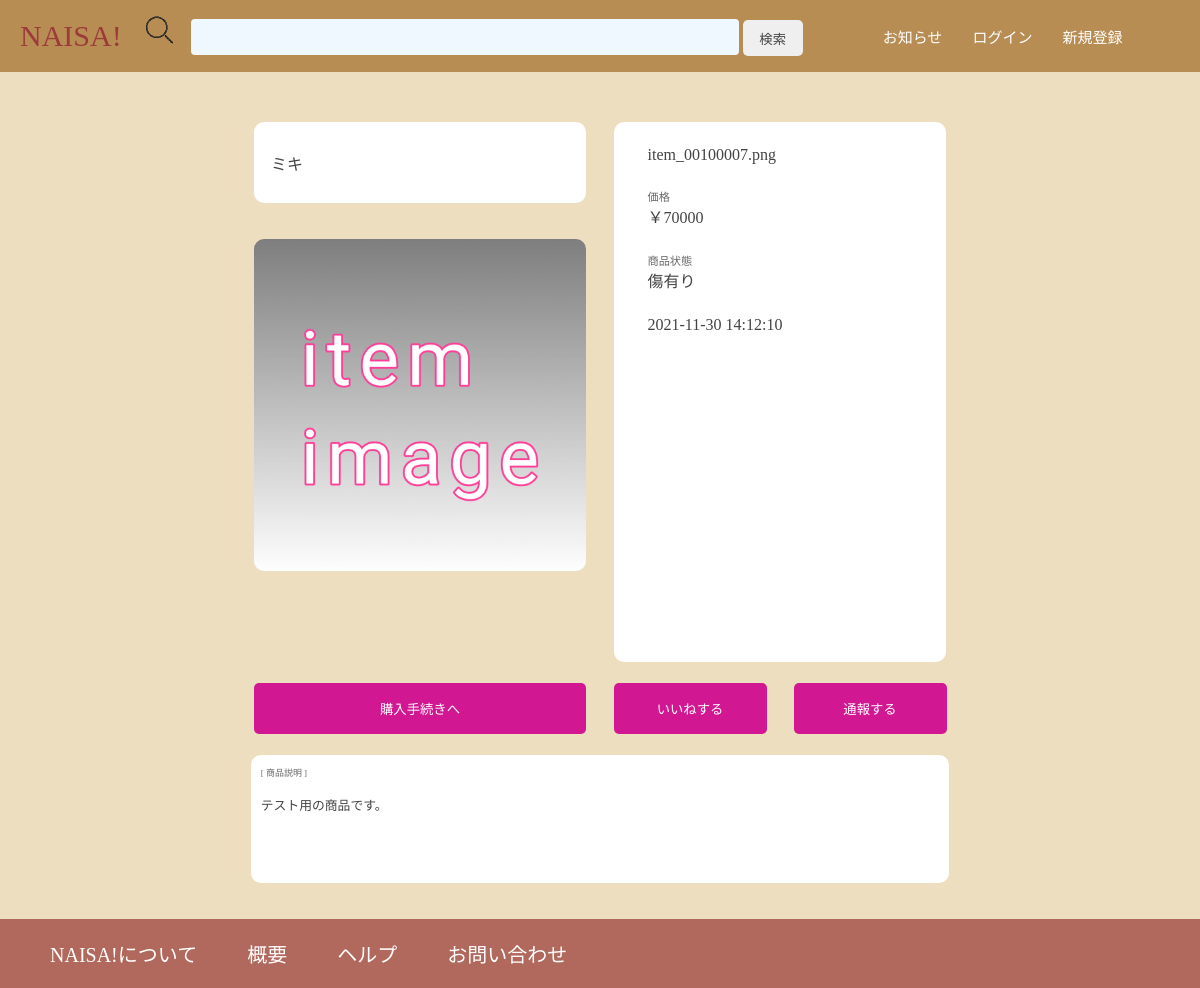
The app's page /item_detail.php?item_id=70, older data.
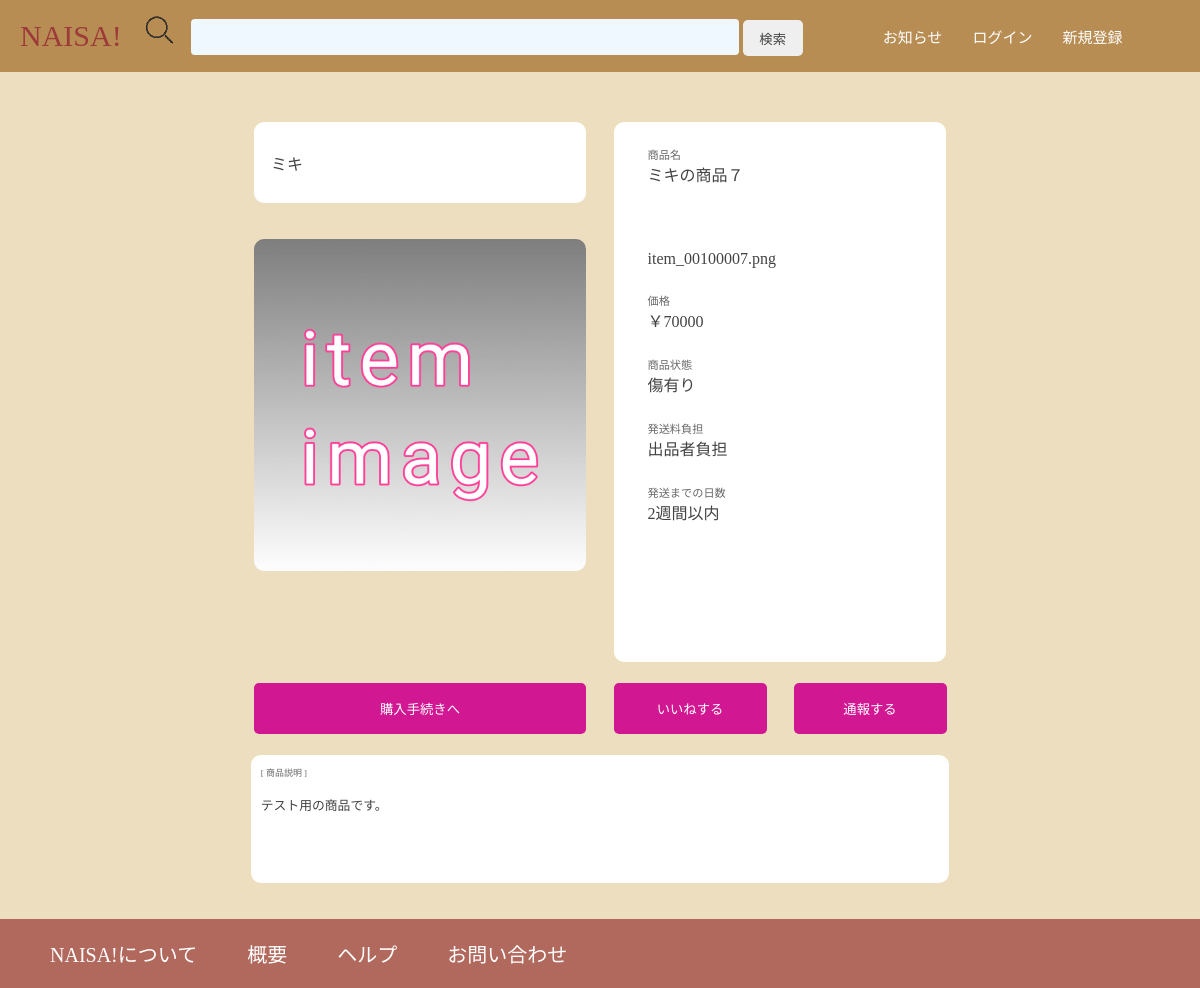
The same page, newer data.
### tables this page shows
CREATE TABLE `user` (
    `id` INT PRIMARY KEY AUTO_INCREMENT,
    `name` VARCHAR(50) NOT NULL,
    `name_read` VARCHAR(150) NOT NULL, 
    `nick_name` VARCHAR(50) NOT NULL,
    `mail` VARCHAR(50) NOT NULL UNIQUE,
    `pass` CHAR(60) NOT NULL, 
    `tel` VARCHAR(50) NOT NULL,
    `post` VARCHAR(50),
    `address` VARCHAR(80),
    `sale_count` INT DEFAULT 0,
    `penalty` INT DEFAULT 0,
    `created` DATETIME DEFAULT CURRENT_TIMESTAMP,
    `updated` DATETIME DEFAULT CURRENT_TIMESTAMP ON UPDATE CURRENT_TIMESTAMP,
    `deleted` DATETIME
);

CREATE TABLE `item` (
	`id` INT PRIMARY KEY AUTO_INCREMENT,
    `user_id` INT NOT NULL,
    `name` VARCHAR(50),
    `name_read` VARCHAR(120),
    `image` CHAR(17) NOT NULL,
    `price` INT,
    `quality` INT(1),
    `delivery_fee` INT(1) NOT NULL,
    `delivery_days` INT(1) NOT NULL,
    `description` TEXT,
    `comment_count` INT DEFAULT 0,
    `created` DATETIME DEFAULT CURRENT_TIMESTAMP,
    `updated` DATETIME DEFAULT CURRENT_TIMESTAMP ON UPDATE CURRENT_TIMESTAMP,
    `deleted` DATETIME,
    `start` DATETIME,
    FOREIGN KEY (`user_id`) REFERENCES `user`(`id`)
);

### src/Logic/Purchase_Logic.php (called while the page is built, shortened)
<?php
require_once 'Ex/Item_Ex.php';
require_once 'Ex/User_Ex.php';
require_once 'Ex/Comment_Ex.php';
class Purchase_Logic{
    public static function item_detail($id)
    {
        $item_ex = new Item_Ex();
        $user_ex = new User_Ex();
        $come_ex = new Comments_Ex();
        $item_data   = $item_ex->get_singul($id);
        $seller_data = $user_ex->get_singul($item_data['data']['user_id']);
        $item_come   = $come_ex->get_item_comment($id);
        return [
            'item' => $item_data['data'],
            'seller' => $seller_data['data'],
            'come' => $item_come
        ];
    }
}
?>

### src/Logic/Ex/DB_Function.php (called while the page is built, shortened)
<?php
class DB_function{
    private $sql = "";
    private $pdo;
    private $mainTableName;
    private $stats = 0;
    private $checks=[];
    function __construct($tableName)
    {
        $this->mainTableName = "{$tableName}";
    }
    public static function create ($tableName){
        return new DB_function($tableName);
    }
    function connect($dbName = 0,$dbHost = "localhost",$dbUser = "root",$dbPwd = ""){
        if($dbName != 0){
            $dbn = "mysql:dbname={$dbName};charset=utf8;port=3306;host={$dbHost}";
            $user = $dbUser;
            $pwd = $dbPwd;
            try {
                $this->pdo = new PDO($dbn, $user, $pwd);
                return $this;
            } catch (PDOException $e) {
                echo json_encode(["db error" => "{$e->getMessage()}"]);
                exit();
            }
        }
    }
    public function toSELECT ( $columnName=[], $tableName = NULL , $from_name = NULL) {
        $this->sql .= "SELECT ";
        if(is_array($tableName)){
            if(count($columnName)>0){
                for ($i=0; $i<count($columnName); $i++) {
                    if(preg_match('/[A-Z]/',$columnName[$i])){
                        $this->sql .= $columnName[$i];
                    }else{
                        $this->sql .= "`{$tableName[$i]}`.`" . $columnName[$i] . "`";
                    }
                    if (!($columnName[$i] === end($columnName))) {
                        $this->sql .= ",";
                    }
                }
            }else{
                $this->sql .= "*";
            }
        }else{
            if(count($columnName)>0){
                foreach ($columnName as $column) {
                    if(preg_match('/[A-Z]/',$column)){
                        $this->sql .= $column;
                    }else{
                        $this->sql .= "`" . $column . "`";
                    }
                    if (!($column === end($columnName))) {
                        $this->sql .= ",";
                    }
                }
            }else{
                $this->sql .= "*";
            }
        }
        if(isset($from_name)){
            $this->sql .= " FROM `".$from_name."`";
        }else if(isset($tableName)){
            if(is_array($tableName)){
                $this->sql .= " FROM `".$this->mainTableName."`";
            }else{
                $this->sql .= " FROM `".$tableName."`";
            }
        }else{
            $this->sql .= " FROM `".$this->mainTableName."`";
        }
        return $this;
    }
    public function toJOIN($tableName,$mainColumnName,$subColumnName){
        $this->sql .= " JOIN `{$tableName}` ON ";
        $this->sql .= "`{$this->mainTableName}`.`{$mainColumnName}` = ";
        $this->sql .= "`{$tableName}`.`{$subColumnName}` ";
        return $this;
    }
    public function toWHERE ($columnName,$cond,$checkVariable,$tableName=0){
        if($tableName == 0 ){
            if(strpos($cond,':') !== false){
                $checkVariable = str_replace(":",$checkVariable,$cond);
                $this->sql .= " WHERE `{$columnName}` LIKE :{$columnName}";
                $this->checks[$columnName] = $checkVariable;
            }else{
                $this->sql .= " WHERE `{$columnName}` {$cond} :{$columnName}";
                $this->checks[$columnName] = $checkVariable;
            }
        }else{
            if(strpos($cond,':') !== false){
                $checkVariable = str_replace(":",$checkVariable,$cond);
                $this->sql .= " WHERE `{$tableName}`.`{$columnName}` LIKE :{$columnName}";
                $this->checks[$columnName] = $checkVariable;
            }else{
                $this->sql .= " WHERE `{$tableName}`.`{$columnName}` {$cond} :{$columnName}";
                $this->checks[$columnName] = $checkVariable;
            }
        }
        return $this;
    }
    public function toAND ($columnName,$cond,$checkVariable,$tableName=0){
        if($tableName == 0 ){
            if(strpos($cond,':') !== false){
                $checkVariable = str_replace(":",$checkVariable,$cond);
                $this->sql .= " AND `{$columnName}` LIKE :{$columnName}";
                $this->checks[$columnName] = $checkVariable;
            }else{
                $this->sql .= " AND `{$columnName}` {$cond} :{$columnName}";
                $this->checks[$columnName] = $checkVariable;
            }
        }
        return $this;
    }
    public function toLIMIT($start_point,$limit=0){
        if($limit == 0){
            $this->sql .= " LIMIT {$start_point}";
        }else{
            $this->sql .= " LIMIT {$start_point} , {$limit}";
        }
        return $this;
    }
    public function toEXECUTE($mode = 0){
        try{
            $stmt = $this->pdo->prepare($this->sql);
            if(count($this->checks)>0){
                $names = array_keys($this->checks);
                $i=0;
                foreach($this->checks as $check){
                    $stmt->bindValue($names[$i++],$check);
                }
            }
            $stmt->execute();
            $this->sql = "";
            if($this->stats == 0){
                if($mode == 0){
                    $mode_commit = $stmt->fetchAll(PDO::FETCH_ASSOC);
                    for($i=0; $i<count($mode_commit); $i++){
                        $mode_commit[$i] = array_values($mode_commit[$i]);
                    }
                    return [
                        'check' => true,
                        'data' => $mode_commit
                    ];
                }else{
                    if($stmt->rowCount() > 1){
                        return [
                            'check' => true,
                            'data' => $stmt->fetchAll($mode)
                        ];
                    }else{
                        return [
                            'check' => true,
                            'data' => $stmt->fetch($mode)
                        ];
                    }
                }
            }else{
                return ['check'=>true,'message'=>'処理が正常に完了しました'];
            }
        }catch(PDOException $ex){
            return ['check'=>false,'message'=> $ex->getMessage()];
        }
    }
}
?>

### src/Logic/Ex/Item_Ex.php (called while the page is built, shortened)
<?php
require_once 'DB_Function.php';
class Item_Ex
{
    private $main = 'item';
    public function get_singul($item_id){
        try{
            $act = DB_function::create($this->main)
            ->connect('naisa')
            ->toSELECT()
            ->toWHERE('id','=',$item_id)
            ->toAND('deleted','IS',NULL)
            ->toLIMIT(1)
            ->toEXECUTE(PDO::FETCH_ASSOC);
            if($act['check']){
                return [
                    'check' => true,
                    'data' => $act['data']
                ];
            }else{
                return [
                    'check' => false
                ];
            }
        }catch(Exception $ex){
            return [
                'check' => false
            ];
        }
    }
}
?>

### src/Logic/Ex/User_Ex.php (called while the page is built, shortened)
<?php
require_once('DB_Function.php');
class User_Ex
{
    private $main = 'user';
    public function get_singul($id)
    {
        try{
            $act = DB_function::create($this->main)
            ->connect('naisa')
            ->toSELECT()
            ->toWHERE('id','=',$id)
            ->toLIMIT(1)
            ->toEXECUTE(PDO::FETCH_ASSOC);
            return $act;
        }catch(Exception $ex){
            return [
                'check' => false
            ];
        }
    }
}
?>

### src/Logic/Ex/Comment_Ex.php (called while the page is built, shortened)
<?php
require_once 'DB_Function.php';
class Comments_Ex{
    private $item = 'item_comment';
    public function get_item_comment($item_id)
    {
        try{
            $column_name = [
                'id',
                'user_id',
                'name',
                'contents',
                'passive',
                'created',
                'deleted',
            ];
            $table_name = [
                'item_comment',
                'item_comment',
                'user',
                'item_comment',
                'item_comment',
                'item_comment',
                'item_comment',
            ];
            $act = DB_function::create($this->item)
            ->connect('naisa')
            ->toSELECT($column_name,$table_name)
            ->toJOIN('user','user_id','id')
            ->toWHERE('item_id','=',$item_id,'item_comment')
            ->toEXECUTE(PDO::FETCH_ASSOC);
            return $act;
        }catch(Exception $ex){
            return [
                'check' => false
            ];
        }
    }
}
?>

### src/item_detail.php (the view, shortened to what the rows shown need)
<?php
require_once 'Logic/Purchase_Logic.php';
$item_id = $_GET['item_id'];
$act = Purchase_Logic::item_detail($item_id);
$item = $act['item'];
$seller = $act["seller"];
$item_left   = "<div class='seller_name'>{$seller['nick_name']}</div>
<div class='image_frame'><img id='icon' src='img/item/{$item['image']}'></div>";
$item_right  = "<div class='item_info'>";
$keys = array_keys($item);
$subject = [
    'name'=>'商品名','price'=>'価格','quality'=>'商品状態',
    'delivery_fee'=>'発送料負担','delivery_days'=>'発送までの日数'
];
$opt_val = [
    ['美品','傷有り','汚れ有り','ジャンク品'],
    ['出品者負担','購入者負担'],
    ['1日以内','3日以内','1週間以内','2週間以内','1ヶ月以内','1ヶ月以上']
];
$description_text = nl2br($item['description']);
$i=0;
unset($keys[0],$keys[1],$keys[3],$keys[9],$keys[10],$keys[11],$keys[12],$keys[13],$keys[14]);
foreach($keys as $key){
    if(is_numeric($item[$key])&&$key !== 'price'){
        $item_right  .= "<div class='info_subject'>{$subject[$key]}</div><div class='info_data'>{$opt_val[$i][$item[$key]]}</div>";
        $item_right .= "<input type='hidden' name='items[{$key}]' value={$opt_val[$i++][$item[$key]]}>";
    }else if($key === 'price'){
        $item_right  .= "<div class='info_subject'>{$subject[$key]}</div><div class='info_data'>￥{$item[$key]}</div>";
        $item_right .= "<input type='hidden' name='items[{$key}]' value={$item[$key]}>";
    }else if($key === 'name'){
        $item_right  .= "<div class='info_subject'>{$subject[$key]}</div><div class='info_data' id='data_name'>{$item[$key]}</div>";
        $item_right .= "<input type='hidden' name='items[{$key}]' value={$item[$key]}>";
    }else if($key === 'description'){
    }else{
        $item_right  .= "<div class='info_subject'>{$subject[$key]}</div><div class='info_data'>{$item[$key]}</div>";
        $item_right .= "<input type='hidden' name='items[{$key}]' value={$item[$key]}>";
    }
}
$item_right .= "<input type='hidden' name='items[id]' value='{$item_id}'>";
$item_right .= "<input type='hidden' name='items[description]' value='{$description_text}'>";
$item_right  .= "</div>";
$description_text = nl2br($item['description']);
$description = "<span class='info_subject'>[ 商品説明 ]</span><br><br>{$description_text}";
require_once 'header.php';
?>
<div class="contents">
    <form method="post">
        <div class="item_frames">
            <div class="item_frame">
                <?php echo $item_left; ?>
            </div>
            <div class="item_frame" id="right">
                <?php echo $item_right; ?>
            </div>
        </div>
        <div class="description_frame">
        <div class="description_box">
                <?php echo $description; ?>
            </div>
        </div>
    </form>
</div>
<?php
require_once 'footer.php';
?>

Row changes from the older to the newer data that the page shows:
changed item "item_00100007.png": delivery_fee "0" → 0 (drawn)
Text that changed along with them:
new list line: "商品名"
new list line: "ミキの商品７"
new list line: "発送料負担"
new list line: "出品者負担"
new list line: "発送までの日数"
new list line: "2週間以内"
list line gone: "2021-11-30 14:12:10"
